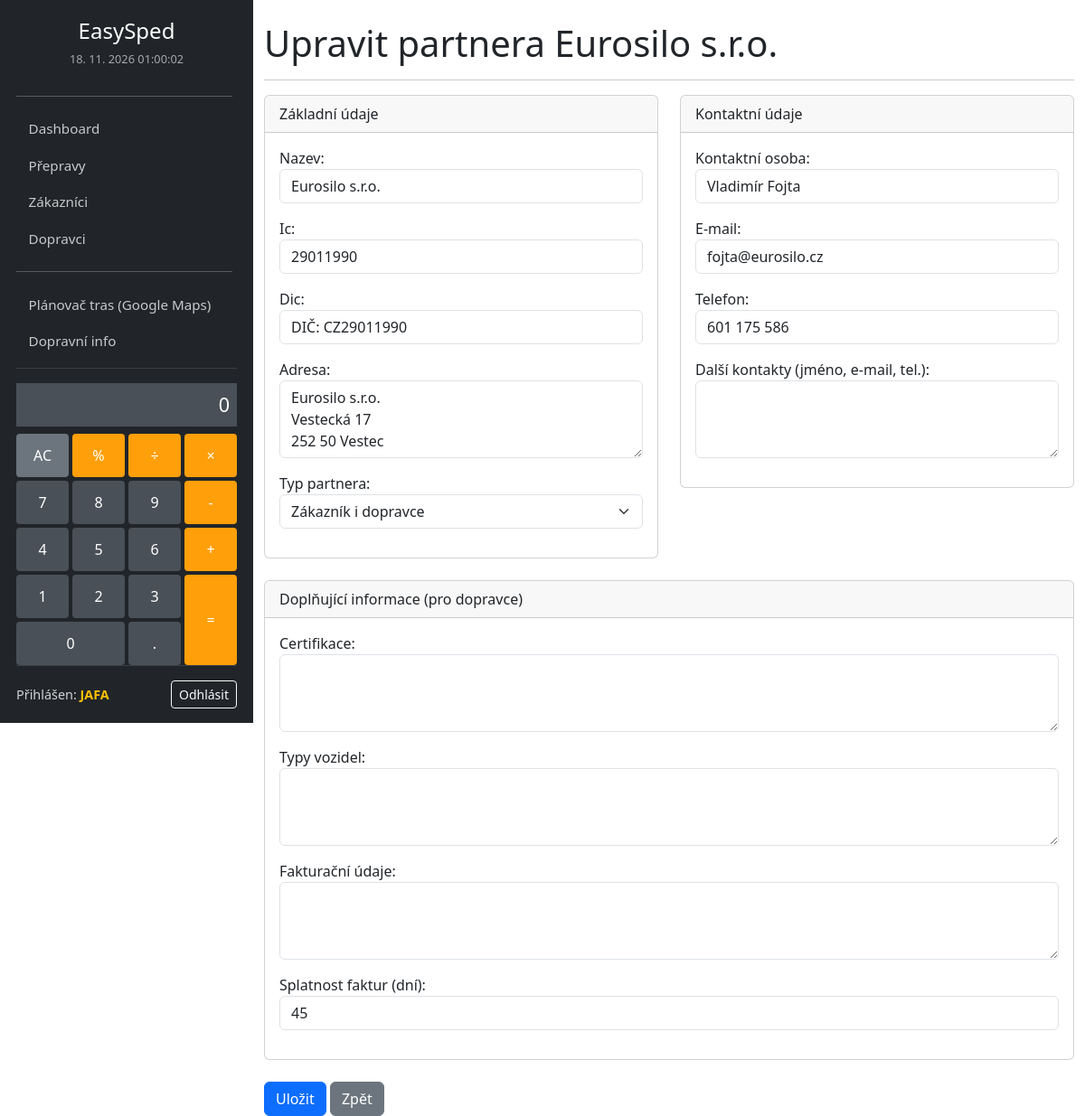
The app's page /partneri/1/upravit/ (signed in) with its own data.
### logistika/models.py (models this page shows, shortened)
class Partner(models.Model):
    TYP_PARTNERA_CHOICES = [
        ('zakaznik', 'Zákazník'),
        ('dopravce', 'Dopravce'),
        ('zakaznik_dopravce', 'Zákazník i dopravce'),
    ]
    nazev = models.CharField(max_length=200)
    ic = models.CharField(max_length=20, unique=True, blank=True, null=True)
    dic = models.CharField(max_length=20, blank=True)
    adresa = models.TextField()
    kontaktni_osoba = models.CharField(max_length=100, blank=True, verbose_name="Kontaktní osoba")
    email = models.EmailField(blank=True, verbose_name="E-mail")
    telefon = models.CharField(max_length=20, blank=True, verbose_name="Telefon")
    dalsi_kontakty = models.TextField(blank=True, verbose_name="Další kontakty (jméno, e-mail, tel.)")
    certifikace = models.TextField(blank=True, verbose_name="Certifikace")
    typy_vozidel = models.TextField(blank=True, verbose_name="Typy vozidel")
    fakturacni_udaje = models.TextField(blank=True, verbose_name="Fakturační údaje")
    splatnost_faktur_dny = models.IntegerField(null=True, blank=True, verbose_name="Splatnost faktur (dní)")
    typ_partnera = models.CharField(max_length=20, choices=TYP_PARTNERA_CHOICES, verbose_name="Typ partnera")
    class Meta:
        verbose_name = 'Partner'
        verbose_name_plural = 'Partneři'

### logistika/views.py (the view)
# urls.py: path('partneri/<int:pk>/upravit/', views.partner_update, name='partner_update'),
@login_required
def partner_update(request, pk):
    partner = get_object_or_404(Partner, pk=pk)
    if request.method == 'POST':
        form = PartnerForm(request.POST, instance=partner)
        if form.is_valid():
            form.save()
            messages.success(request, f'Partner "{partner.nazev}" byl úspěšně upraven.')
            if partner.typ_partnera == 'zakaznik':
                return redirect('seznam_zakazniku')
            else:
                return redirect('seznam_dopravcu')
    else:
        form = PartnerForm(instance=partner)
    return render(request, 'logistika/partner_form.html', {'form': form, 'title': f'Upravit partnera {partner.nazev}'})

### logistika/context_processors.py (called while the page is built)
def upcoming_holidays(request):
    today = timezone.now().date()
    holidays = (
        Holiday.objects.filter(date__gte=today)
        .order_by("date")[:3]
    )
    return {"upcoming_holidays": holidays}

### logistika/templates/logistika/partner_form.html (shortened to what this page needs)
{% extends 'logistika/base.html' %}
{% block content %}
    <h1>{{ title }}</h1>
    <hr>
    <form method="post" novalidate>
        <div class="row">
            <div class="col-md-6">
                <div class="card mb-4">
                    <div class="card-header">Základní údaje</div>
                    <div class="card-body">
                        <div class="mb-3">{{ form.nazev.label_tag }} {{ form.nazev }} {% for error in form.nazev.errors %}<div class="invalid-feedback d-block">{{ error }}</div>{% endfor %}</div>
                        <div class="mb-3">{{ form.ic.label_tag }} {{ form.ic }} {% for error in form.ic.errors %}<div class="invalid-feedback d-block">{{ error }}</div>{% endfor %}</div>
                        <div class="mb-3">{{ form.dic.label_tag }} {{ form.dic }} {% for error in form.dic.errors %}<div class="invalid-feedback d-block">{{ error }}</div>{% endfor %}</div>
                        <div class="mb-3">{{ form.adresa.label_tag }} {{ form.adresa }} {% for error in form.adresa.errors %}<div class="invalid-feedback d-block">{{ error }}</div>{% endfor %}</div>
                        <div class="mb-3">{{ form.typ_partnera.label_tag }} {{ form.typ_partnera }} {% for error in form.typ_partnera.errors %}<div class="invalid-feedback d-block">{{ error }}</div>{% endfor %}</div>
                    </div>
                </div>
            </div>
            <div class="col-md-6">
                <div class="card mb-4">
                    <div class="card-header">Kontaktní údaje</div>
                    <div class="card-body">
                        <div class="mb-3">{{ form.kontaktni_osoba.label_tag }} {{ form.kontaktni_osoba }} {% for error in form.kontaktni_osoba.errors %}<div class="invalid-feedback d-block">{{ error }}</div>{% endfor %}</div>
                        <div class="mb-3">{{ form.email.label_tag }} {{ form.email }} {% for error in form.email.errors %}<div class="invalid-feedback d-block">{{ error }}</div>{% endfor %}</div>
                        <div class="mb-3">{{ form.telefon.label_tag }} {{ form.telefon }} {% for error in form.telefon.errors %}<div class="invalid-feedback d-block">{{ error }}</div>{% endfor %}</div>
                        <div class="mb-3">{{ form.dalsi_kontakty.label_tag }} {{ form.dalsi_kontakty }} {% for error in form.dalsi_kontakty.errors %}<div class="invalid-feedback d-block">{{ error }}</div>{% endfor %}</div>
                    </div>
                </div>
            </div>
        </div>
        <div class="card mb-4">
            <div class="card-header">Doplňující informace (pro dopravce)</div>
            <div class="card-body">
                <div class="mb-3">{{ form.certifikace.label_tag }} {{ form.certifikace }} {% for error in form.certifikace.errors %}<div class="invalid-feedback d-block">{{ error }}</div>{% endfor %}</div>
                <div class="mb-3">{{ form.typy_vozidel.label_tag }} {{ form.typy_vozidel }} {% for error in form.typy_vozidel.errors %}<div class="invalid-feedback d-block">{{ error }}</div>{% endfor %}</div>
                <div class="mb-3">{{ form.fakturacni_udaje.label_tag }} {{ form.fakturacni_udaje }} {% for error in form.fakturacni_udaje.errors %}<div class="invalid-feedback d-block">{{ error }}</div>{% endfor %}</div>
                <div class="mb-3">{{ form.splatnost_faktur_dny.label_tag }} {{ form.splatnost_faktur_dny }} {% for error in form.splatnost_faktur_dny.errors %}<div class="invalid-feedback d-block">{{ error }}</div>{% endfor %}</div>
            </div>
        </div>
        <button type="submit" class="btn btn-primary">Uložit</button>
        <a href="javascript:history.back()" class="btn btn-secondary">Zpět</a>
    </form>
{% endblock %}

### logistika/templates/logistika/base.html (shortened to what this page needs)
{% load static %}
<!doctype html>
<html lang="cs">
    <link href="https://cdn.jsdelivr.net/npm/bootstrap@5.3.3/dist/css/bootstrap.min.css" rel="stylesheet">
    <link rel="stylesheet" href="https://cdn.jsdelivr.net/npm/flatpickr/dist/flatpickr.min.css">
    <link rel="stylesheet" href="{% static 'css/custom_layout.css' %}">
</head>
<body>
    <div class="sidebar">
        <div class="sidebar-header text-center">
            <a class="navbar-brand fs-4" href="/">EasySped</a>
            <div id="live-datetime"></div>
        </div>
        <div class="sidebar-body overflow-auto">
            <hr>
            <ul class="navbar-nav">
                <li class="nav-item">
                    <a class="nav-link {% if request.path == '/' %}active{% endif %}" href="/">Dashboard</a>
                </li>
                <li class="nav-item">
                    <a class="nav-link {% if '/prepravy' in request.path %}active{% endif %}" href="{% url 'seznam_preprav' %}">Přepravy</a>
                </li>
                <li class="nav-item">
                    <a class="nav-link {% if '/zakaznici' in request.path %}active{% endif %}" href="{% url 'seznam_zakazniku' %}">Zákazníci</a>
                </li>
                <li class="nav-item">
                    <a class="nav-link {% if '/dopravci' in request.path %}active{% endif %}" href="{% url 'seznam_dopravcu' %}">Dopravci</a>
                </li>
                <hr>
                <li class="nav-item">
                    <a class="nav-link" href="https://www.google.com/maps/dir/?dirflg=d" target="_blank">Plánovač tras (Google Maps)</a>
                </li>
                <li class="nav-item">
                    <a class="nav-link" href="https://dopravniinfo.gov.cz/" target="_blank">Dopravní info</a>
                </li>
            </ul>
        </div>
        <div class="calculator">
            <input type="text" class="calculator-screen" value="" disabled />
            <div class="calculator-keys">
                <button type="button" class="clear" value="all-clear" data-area="ac">AC</button>
                <button type="button" class="operator" value="%" data-area="percent">%</button>
                <button type="button" class="operator" value="/" data-area="divide">&divide;</button>
                <button type="button" class="operator" value="*" data-area="multiply">&times;</button>
                <button type="button" class="operator" value="-" data-area="subtract">-</button>
                <button type="button" value="7" data-area="seven">7</button>
                <button type="button" value="8" data-area="eight">8</button>
                <button type="button" value="9" data-area="nine">9</button>
                <button type="button" value="4" data-area="four">4</button>
                <button type="button" value="5" data-area="five">5</button>
                <button type="button" value="6" data-area="six">6</button>
                <button type="button" value="1" data-area="one">1</button>
                <button type="button" value="2" data-area="two">2</button>
                <button type="button" value="3" data-area="three">3</button>
                <button type="button" class="zero" value="0" data-area="zero">0</button>
                <button type="button" class="decimal" value="." data-area="decimal">.</button>
                <button type="button" class="operator" value="+" data-area="add">+</button>
                <button type="button" class="equal-sign operator" value="=" data-area="equals">=</button>
            </div>
        </div>
        <div class="sidebar-footer">
            {% if user.is_authenticated %}
                <div class="user-info">
                    <span class="username">Přihlášen: <strong>{{ user.username }}</strong></span>
                    <a href="{% url 'logout' %}" class="btn btn-sm btn-outline-light">Odhlásit</a>
                </div>
            {% endif %}
        </div>
    </div>
    <main class="main-content container-fluid mt-4">
        {% block content %}
        {% endblock %}
    </main>
</body>
</html>

### logistika/static/css/custom_layout.css (style rules this page uses)
body { padding-left: 280px; }
.sidebar { width: 280px; position: fixed; top: 0; left: 0; height: 100vh; padding: 16px 18px; background-color: #212529; color: white; display: flex; flex-direction: column; }
.sidebar-body { flex: 1; overflow-y: auto; padding-right: 5px; }
.sidebar-header { display: flex; flex-direction: column; align-items: center; margin-bottom: 0.9rem; }
.sidebar .navbar-brand { display: inline-block; margin-bottom: 0.25rem; font-size: 1.35rem; }
.sidebar-header #live-datetime { font-size: 0.8rem; color: rgba(255, 255, 255, 0.6); }
.sidebar .navbar-nav { flex-direction: column !important; width: 100%; }
.sidebar .nav-item { width: 100%; }
.sidebar .nav-link { color: rgba(255, 255, 255, 0.75); padding: 0.55rem 0.85rem; border-radius: 0.3rem; font-size: 0.95rem; }
.main-content { width: 100%; }
.calculator { margin-top: 0.75rem; padding-top: 16px; border-top: 1px solid #3a3f44; }
.calculator-screen { width: 100%; background-color: #495057; border: none; color: white; text-align: right; padding: 8px; font-size: 1.35rem; margin-bottom: 8px; }
.calculator-keys { display: grid; grid-gap: 4px; grid-template-columns: repeat(4, 1fr); grid-template-areas: "ac percent divide multiply" "seven eight nine subtract" "four five six add" "one two three equals" "zero zero decimal equals"; }
.calculator-keys [data-area="ac"] { grid-area: ac; }
.calculator-keys [data-area="percent"] { grid-area: percent; }
.calculator-keys [data-area="divide"] { grid-area: divide; }
.calculator-keys [data-area="multiply"] { grid-area: multiply; }
.calculator-keys [data-area="subtract"] { grid-area: subtract; }
.calculator-keys [data-area="seven"] { grid-area: seven; }
.calculator-keys [data-area="eight"] { grid-area: eight; }
.calculator-keys [data-area="nine"] { grid-area: nine; }
.calculator-keys [data-area="add"] { grid-area: add; }
.calculator-keys [data-area="four"] { grid-area: four; }
.calculator-keys [data-area="five"] { grid-area: five; }
.calculator-keys [data-area="six"] { grid-area: six; }
.calculator-keys [data-area="one"] { grid-area: one; }
.calculator-keys [data-area="two"] { grid-area: two; }
.calculator-keys [data-area="three"] { grid-area: three; }
.calculator-keys [data-area="equals"] { grid-area: equals; }
.calculator-keys [data-area="zero"] { grid-area: zero; }
.calculator-keys [data-area="decimal"] { grid-area: decimal; }
.calculator-keys button { background-color: #495057; border: none; color: white; padding: 12px 0; border-radius: 4px; }
.calculator-keys button.operator { background-color: #ff9f0a; }
.calculator-keys button.clear { background-color: #6c757d; }
.sidebar-footer { padding-top: 1rem; margin-top: auto; border-top: 1px solid #3a3f44; }
.user-info { display: flex; justify-content: space-between; align-items: center; font-size: 0.9rem; color: rgba(255, 255, 255, 0.8); }
.user-info .username strong { color: #ffc107; }

### records on screen
Partner: nazev "Eurosilo s.r.o.", ic "29011990", dic "DIČ: CZ29011990", adresa "Eurosilo s.r.o. Vestecká 17 252 50 Vestec", typ_partnera "Zákazník i dopravce", kontaktni_osoba "Vladimír Fojta", email "fojta@eurosilo.cz", telefon "601 175 586", splatnost_faktur_dny "45"

### other values on screen
{{ user.username }} "JAFA"
{{ title }} "Upravit partnera Eurosilo s.r.o."
